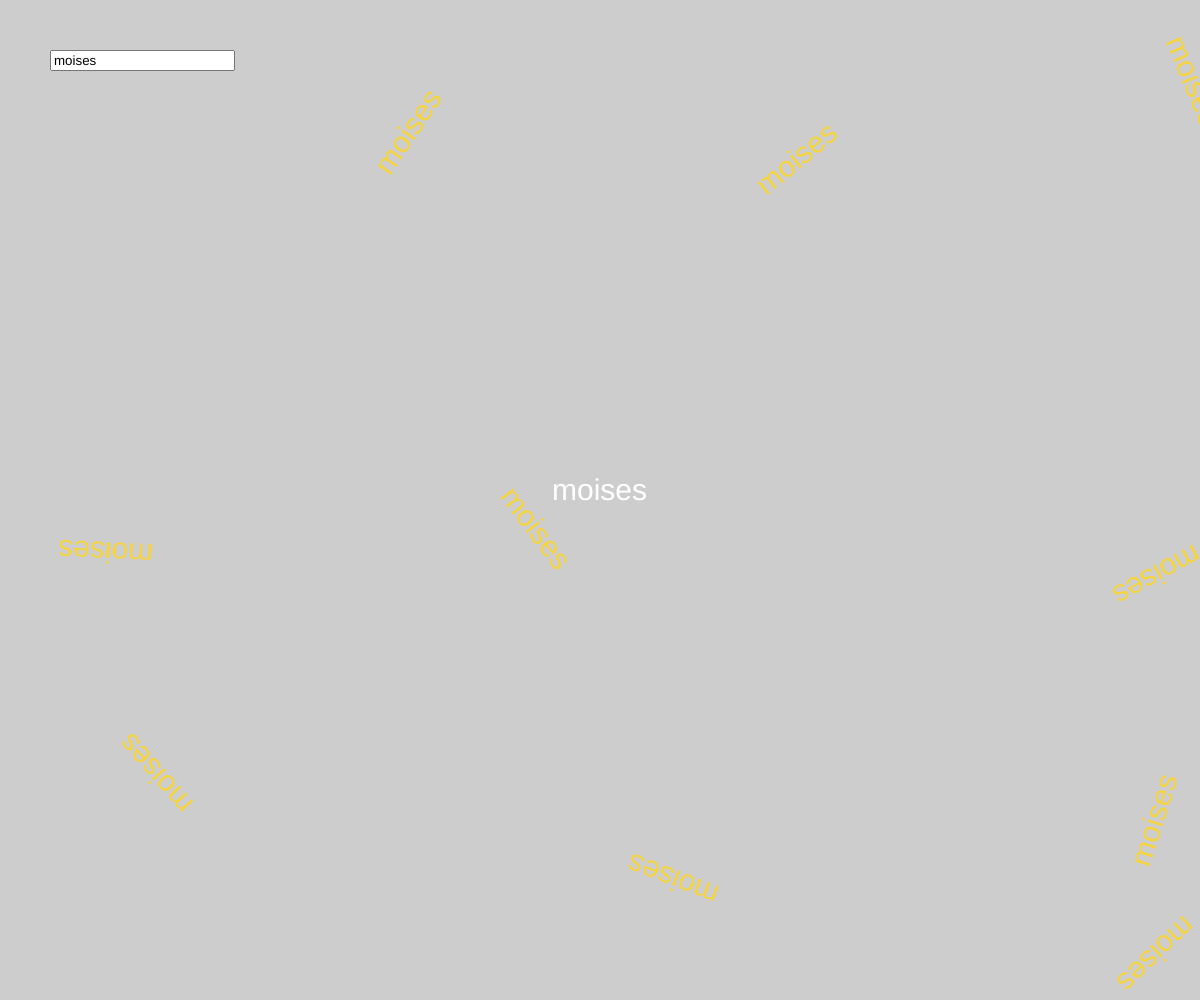
Frame 1 (no input)
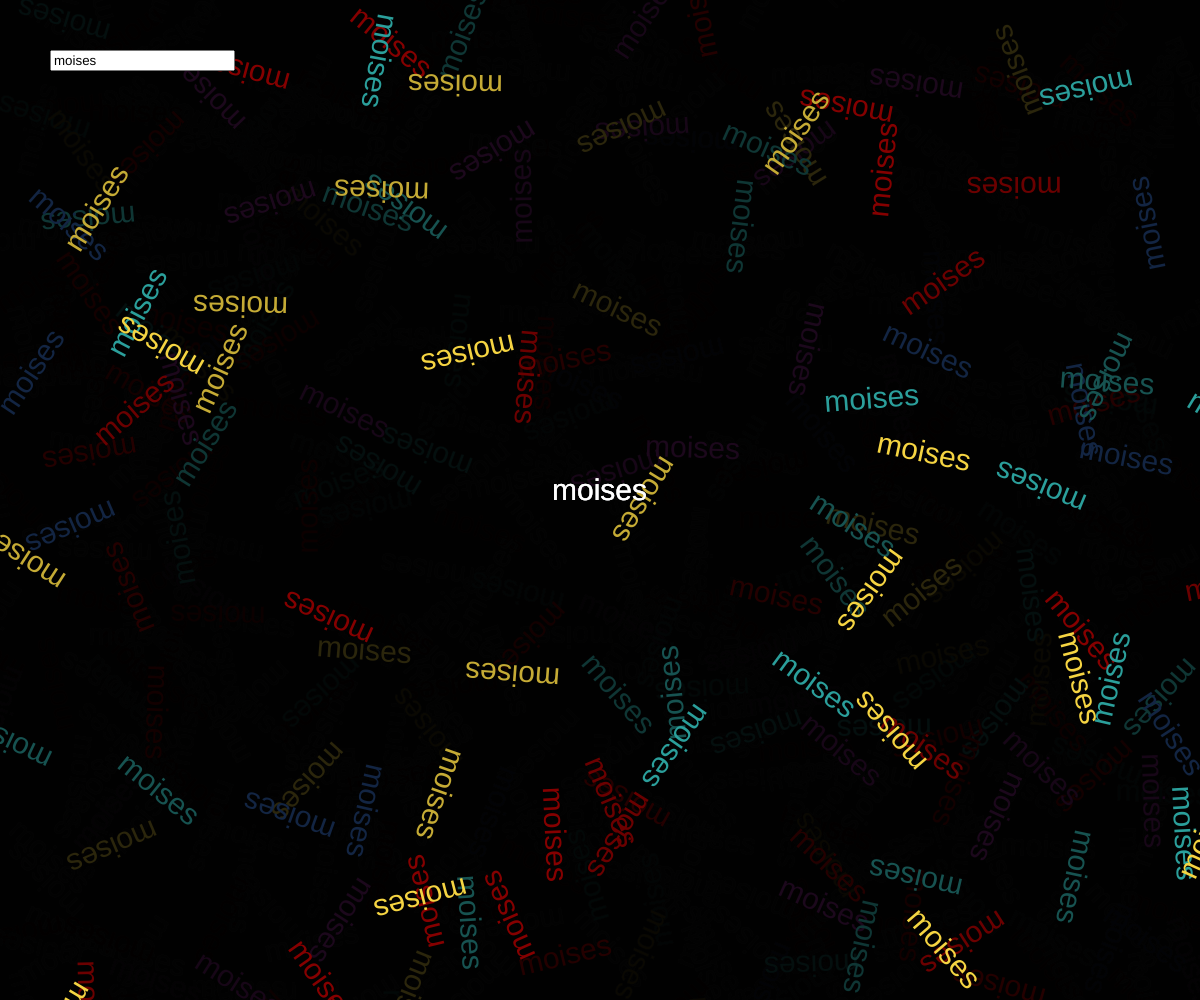
Frame 60 (no input)
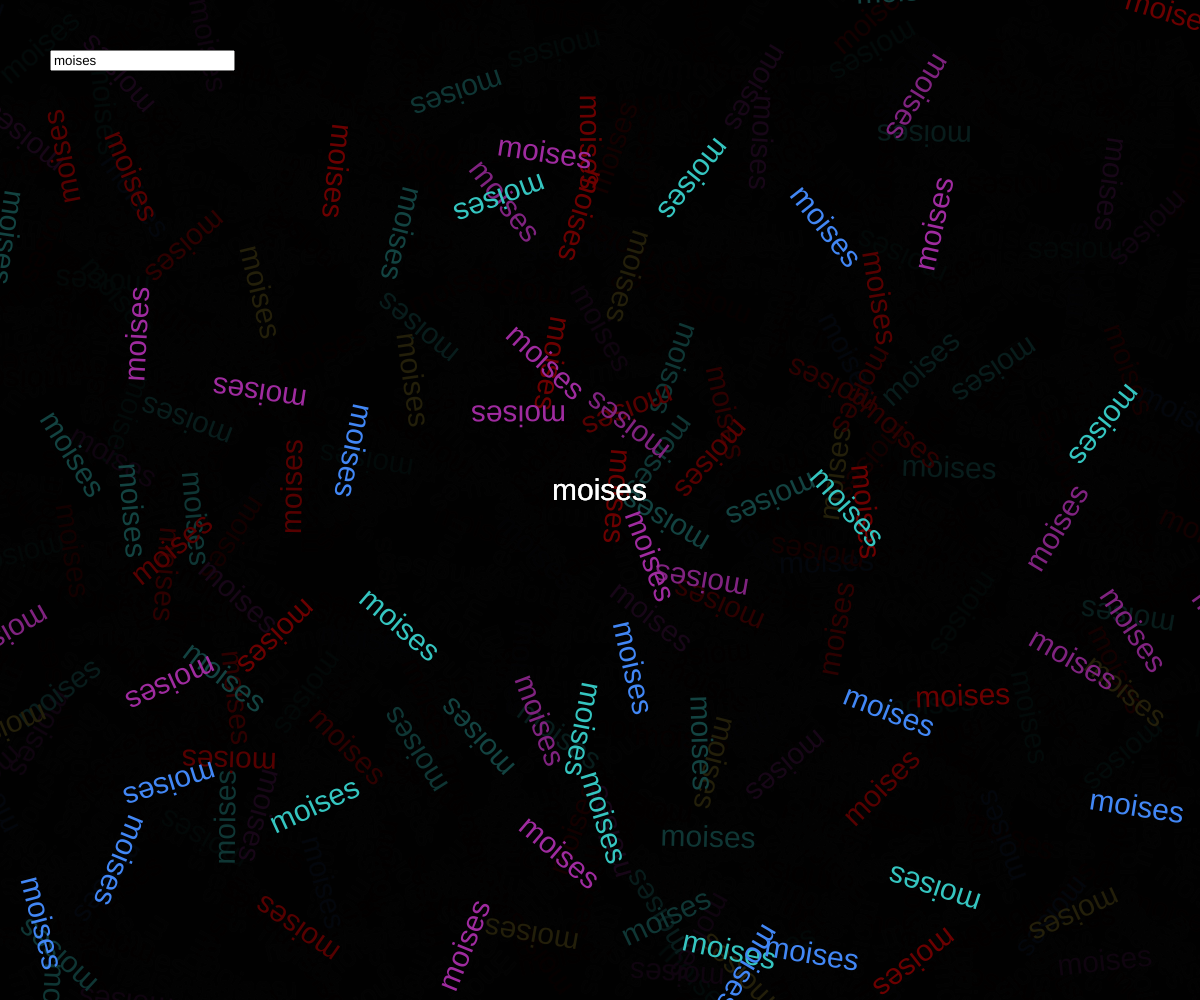
Frame 120 (the mouse pressed at the canvas centre since frame 60)

The p5.js sketch that drew these frames (run headless with seeded random() and noise() and a simulated clock; from frame 60 on, the mouse is pressed at the canvas centre):

// p5.js sketch
// ── sketch.js


var nameInput;

let savedName = "moises"

function randomColor(){
  let colors = ["#4287f5","#ff0000", "#42f5ef","#f542f5","#f5d442"]
  return colors[Math.floor(Math.random() * colors.length)]
}


function setup() {
  // put setup code here
  createCanvas(windowWidth, windowHeight)
  noStroke()
  textSize(30);

  nameInput = createInput(savedName);
  nameInput.position(50,50);

}

function draw() {
  // put drawing code here
  background(0,50);
  fill(255);

  if (nameInput.value().length > 0) {
    savedName = nameInput.value();

    text(savedName, windowWidth/2 - savedName.length * 8, windowHeight/2)
    fill(randomColor())

    for (let i = 0; i < 10; i ++) {
      push();
      translate(Math.random() * windowWidth, Math.random() * windowHeight);
      rotate(Math.random() * 10)
      text(savedName, 0, 0)
      pop();
      
    }
   
    
  }

}
